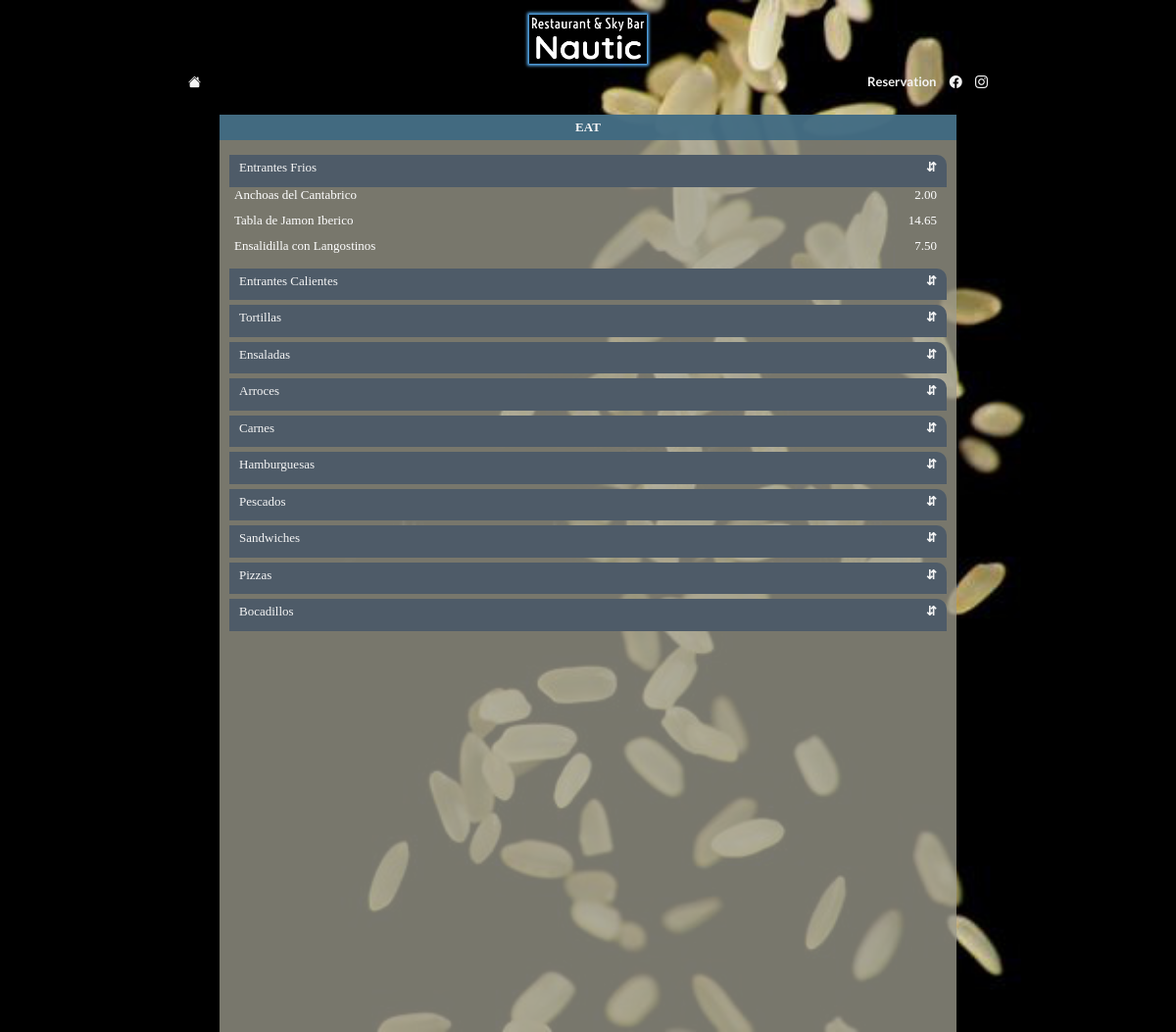
The page /eat/ on the database its author committed.
### manager_tools/models.py (models this page shows, shortened)
class Label(models.Model):
    name = models.CharField(max_length=30)
    order = models.IntegerField(null=True)

class Item(models.Model):
    name = models.CharField(max_length=60)
    description = models.CharField(max_length=120, blank=True)
    price = models.CharField(max_length=8) #no calculations with this item
    available = models.BooleanField(default=True)
    section = models.CharField(max_length=10)
    label = models.ForeignKey(Label, on_delete=models.CASCADE, related_name='label_items')

### homepage/views.py (the view)
# urls.py: path('eat/', EatPageView.as_view(), name='eat'),
class EatPageView(ListView):
    queryset = Label.objects.filter(pk__in = Item.objects.filter(section='EAT').values('label')).order_by('order')
    template_name = 'homepage/eat.html'

### homepage/templates/homepage/eat.html (shortened to what this page needs)
{% extends "homepage/layout.html" %}
{% block body %}
    <section class="pt-5" id="eatPage">
        <h1 class="text-light text-center my-10 py-5 bg-blue-2">EAT</h1>
        <div class="items-wrapper" id="itemsWrapper">
            {% for label in object_list %}
                <div class="accordion-tab-eat mt-5 bg-dusk text-light">{{ label.name }}</div>
                <div class="label-items" id="{{ label.name|cut:' ' }}">
                    {% for item in label.label_items.all %}
                    <div class="d-flex-row">
                        <div class="px-5">{{ item.name }}</div>
                        <div class="text-right px-10">{{ item.price}}</div>
                    </div>
                    <div>
                        {% if item.available %}
                            <p class="text-dark">{{ item.description }}</p>
                        {% else %}
                            <p class="text-bloody">NO AVAILABLE</p>
                        {% endif %}
                    </div>
                    {% endfor %}
                </div>
            {% endfor %}
        </div>
    </section>
{% endblock %}

### homepage/templates/homepage/layout.html (shortened to what this page needs)
{% load static %}
<!DOCTYPE html>
<html lang="en">
<head>
    <link rel="stylesheet" href="https://cdn.jsdelivr.net/npm/bootstrap-icons@1.6.1/font/bootstrap-icons.css">
    <link rel="stylesheet" href="{% static 'restaurant/basis.css' %}">
    <link rel="stylesheet" href="{% static 'restaurant/utils.css' %}">
    <link rel="stylesheet" href="{% static 'homepage/styles.css' %}">
</head>
<body>
    <div class="layout-container">
        <header class="" id="homepageHeader">
            <img src="{% static 'restaurant/logo-white-1.png' %}" alt="" class="brand-name">
            <nav class="navbar">
                <div class="nav-item"><a href="{% url 'home' %}" class="mx-5"><i class="bi bi-house-fill"></i></a></div>
                <div class="nav-item text-center">
                    <a href="{% url 'reservation' %}" class="mx-5">Reservation</a>
                    <a href="https://es-la.facebook.com/RestauranteEspacioNautico/" target="_blank" class="mx-5"><i class="bi bi-facebook"></i></a>
                    <a href="https://www.instagram.com/restauranteespacionautico/?hl=es" target="_blank" class="mx-5"><i class="bi bi-instagram"></i></a>
                </div>
            </nav>
        </header>
        <main class="">
            {% block body %}
            {% endblock %}
        </main>
    </div>
</body>
</html>

### restaurant/static/restaurant/basis.css (style rules this page uses)
:root { --dark-color: #002240; --light-color: #f4f4f4; --site-color-light: #5eb8ff; --site-color-slight: #62efff; }
* { box-sizing: border-box; margin: 0; padding: 0; font-size: 13px; color: white; }
html, body { width: 100%; height: 100%; min-height: 100vh; display: flex; flex-direction: column; flex-wrap: nowrap; align-items: center; }
a { text-decoration: none; cursor: pointer; }
p { padding: 5px 5px; }
img { width: 100%; height: auto; }
header { margin-top: 10px; position: relative; height: fit-content; padding: 5px 5px; }
.brand-name { width: 120px; height: 50px; box-shadow: 0px 0px 3px 2px var(--site-color-light); position: absolute; left: 50%; -webkit-transform: translateX(-50%); transform: translateX(-50%) }

### restaurant/static/restaurant/utils.css (style rules this page uses)
.text-center { text-align: center; }
.text-right { text-align: right; }
.text-light { color: whitesmoke; }
.text-dark { color: #313030; }
.mt-5 { margin-top: 5px; }
.mx-5 { margin-left: 5px; margin-right: 5px; }
.my-10 { margin-top: 10px; margin-bottom: 10px; }
.px-5 { padding-left: 5px; padding-right: 5px; }
.px-10 { padding-left: 10px; padding-right: 10px; }
.py-5 { padding-top: 5px; padding-bottom: 5px; }
.bg-blue-2 { background-color: rgba(60, 105, 131, 0.89); }
.bg-dusk { background-color: rgb(78, 91, 104); }
.d-flex-row { display: flex; flex-direction: row; }
.d-flex-row div { flex: 1; }

### homepage/static/homepage/styles.css (style rules this page uses)
body { background-color: rgba(15, 15, 15, 0.836); background-image: url("rice-bg-1.jpg"); background-position: center; background-repeat: repeat-y; background-size: cover; }
main { width: 100%; }
.layout-container { width: 100%; max-width: 960px; height: 100%; }
.navbar { position: relative; display: flex; justify-content: space-between; flex-wrap: wrap; align-items: center; width: 100%; margin-top: 50px; padding: 10px 10px; }
.navbar a, .navbar i { font-family: 'Lato', sans-serif; color: var(--light-color); font-weight: bold; }
#eatPage, #drinkPage, #visitPage { background-color: rgba(158, 157, 142, 0.76); }
.items-wrapper { position: relative; width: 100%; height: 900px; padding-left: 10px; padding-right: 10px; overflow: scroll; }
.acc-tab, .accordion-tab-eat { cursor: pointer; height: 2.5rem; border-radius: 0px 10px 0px 0px; padding: 5px 10px; }
.acc-tab:after, .accordion-tab-eat:after { content: '\021F5'; font-weight: bolder; float: right; }
.label-items { display: none; }
@media (min-width: 1024px) { .layout-container { padding-left: 4rem; padding-right: 4rem; } }
@media (min-width: 1024px) { main { padding-left: 4rem; padding-right: 4rem; } }

### rows shown on the page
Label: name "Entrantes Frios"
Item: name "Anchoas del Cantabrico", price "2.00"
Item: name "Tabla de Jamon Iberico", price "14.65"
Item: name "Ensalidilla con Langostinos", price "7.50"
Label: name "Entrantes Calientes"
Label: name "Tortillas"
Label: name "Ensaladas"
Label: name "Arroces"
Label: name "Carnes"
Label: name "Hamburguesas"
Label: name "Pescados"
Label: name "Sandwiches"
Label: name "Pizzas"
Label: name "Bocadillos"
